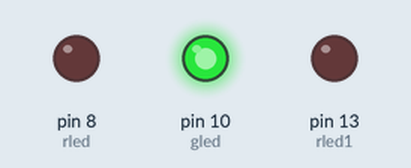
Simulated run of this sketch. Board: Arduino Uno, built with avr-gcc and run on an emulated ATmega328P. On the bench: output pins drawn as LEDs (lit = HIGH).

Above: at 0.21 s.
At 0.8 s:
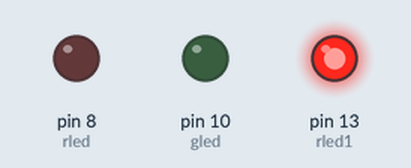
At 4.3 s:
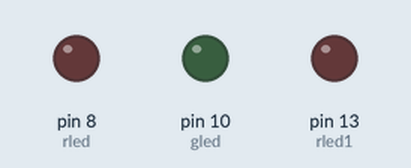
Timing chart, 0 to 5.9 s (numbered marks = the images above):
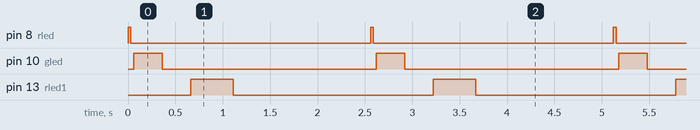

The sketch:

3led_assignment_4.ino
```cpp
int rled = 8;
int gled = 10;
int rled1 = 13;
int rdelay = 30;
int gdelay = 300;
int r1delay = 450;


void setup()
{
pinMode(rled, OUTPUT);
pinMode(gled, OUTPUT);
pinMode(rled1, OUTPUT);
}

void loop()
{
// Red Led 5 time faster
digitalWrite(rled, HIGH);
delay(rdelay);
digitalWrite(rled, LOW);
delay(rdelay);

//Green Led 10 times slower
digitalWrite(gled, HIGH);
delay(gdelay);
digitalWrite(gled, LOW);
delay(gdelay);

// Red Led 1 15 time slower
digitalWrite(rled1, HIGH);
delay(r1delay);
digitalWrite(rled1, LOW);
delay(r1delay);

delay(1000);


}
```

Measured:
- by itself, pin 8 (rled): alternates HIGH for 0.03 s and LOW for 2.5 s
- by itself, pin 10 (gled): alternates HIGH for 0.30 s and LOW for 2.3 s
- by itself, pin 13 (rled1): alternates HIGH for 0.45 s and LOW for 2.1 s
